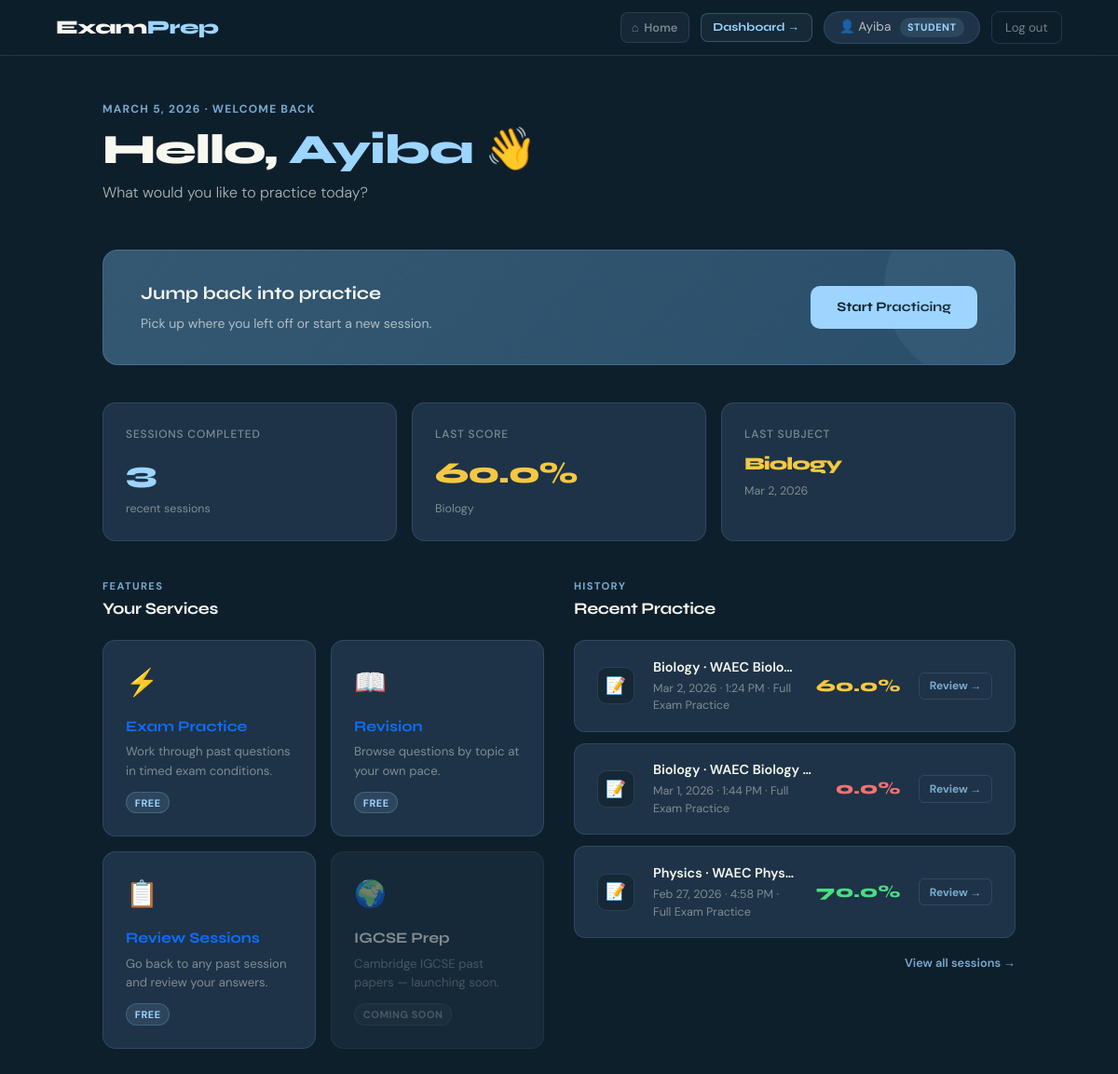
The app's page /dashboard/ (signed in) with its own data.
### Users/models.py (models this page shows, shortened)
class CustomUser(AbstractUser):
    ROLE_CHOICES = [
        ('STUDENT', 'Student'),
        ('TEACHER', 'Teacher'),
    ]
    username = None
    email = models.EmailField('Email address', unique=True)
    role = models.CharField(max_length=10, choices=ROLE_CHOICES, default='STUDENT')
    streak = models.PositiveIntegerField(default=0)
    last_practice_date = models.DateField(null=True, blank=True)
    referral_code = models.CharField(max_length=20, unique=True, null=True, blank=True)
    referred_by = models.ForeignKey('self', on_delete=models.SET_NULL, null=True, blank=True, related_name='referrals')
    is_admin = models.BooleanField(default=False)
    objects = CustomUserManager()
    USERNAME_FIELD = 'email'
    REQUIRED_FIELDS = []

### practice/models.py (models this page shows, shortened)
class PracticeSession(models.Model):
    SESSION_TYPES = [
        ('EXAM', 'Full Exam Practice'),
        ('TOPIC', 'Topic Practice'),
        ('CUSTOM', 'Custom Selection'),
    ]
    user = models.ForeignKey(User, on_delete=models.CASCADE, related_name='practice_sessions')
    session_type = models.CharField(max_length=10, choices=SESSION_TYPES, default='EXAM')
    exam_series = models.ForeignKey(
        ExamSeries, on_delete=models.SET_NULL, null=True, blank=True,
        related_name='practice_sessions'
    )
    subject = models.ForeignKey(
        Subject, on_delete=models.SET_NULL, null=True, blank=True,
        related_name='practice_sessions'
    )
    started_at = models.DateTimeField(auto_now_add=True)
    completed_at = models.DateTimeField(null=True, blank=True)
    score = models.PositiveIntegerField(null=True, blank=True)
    total_marks = models.PositiveIntegerField(null=True, blank=True)
    @property
    def score_percentage(self):
        if self.score is not None and self.total_marks:
            return round((self.score / self.total_marks) * 100, 1)
        return None

### catalog/models.py (models this page shows, shortened)
class Subject(models.Model):
    name = models.CharField(max_length=100, unique=True)
    def __str__(self):
        return self.name

class ExamSeries(models.Model):
    SITTING_CHOICES = [
        ('MAY_JUNE', 'May/June'),
        ('NOV_DEC', 'Nov/Dec'),
        ('MOCK', 'Mock'),
        ('OTHER', 'Other'),
    ]
    exam_board = models.ForeignKey(ExamBoard, on_delete=models.CASCADE, related_name='series')
    subject = models.ForeignKey(Subject, on_delete=models.CASCADE, related_name='exam_series')
    year = models.PositiveIntegerField()
    sitting = models.CharField(max_length=20, choices=SITTING_CHOICES, default='MAY_JUNE')
    class Meta:
        unique_together = ('exam_board', 'subject', 'year', 'sitting')
        verbose_name_plural = 'Exam series'
    def __str__(self):
        return f"{self.exam_board.abbreviation} {self.subject.name} {self.get_sitting_display()} {self.year}"

class ExamBoard(models.Model):
    name = models.CharField(max_length=100, unique=True)
    abbreviation = models.CharField(max_length=20, unique=True)

### Users/views.py (the view)
# urls.py: path('dashboard/', views.dashboard, name='dashboard'),
@login_required
def dashboard(request):
    user = request.user
    recent_sessions = PracticeSession.objects.filter(
        user=user, completed_at__isnull=False
    ).select_related('subject', 'exam_series').order_by('-completed_at')[:3]
    last_session = recent_sessions.first()
    context = {
        'user': user,
        'recent_sessions': recent_sessions,
        'last_session': last_session,
    }
    return render(request, 'Users/dashboard.html', context)

### catalog/context_processors.py (called while the page is built)
def feature_flags(request):
    try:
        all_flags = FeatureFlag.objects.all()
        flags = {}
        for f in all_flags:
            if f.visible_to == 'ALL':
                flags[f.key] = f.is_enabled
            else:
                user = getattr(request, 'user', None)
                role = getattr(user, 'role', None) if user else None
                if role == f.visible_to:
                    flags[f.key] = f.is_enabled
                else:
                    flags[f.key] = False
        return {'flags': flags}
    except Exception:
        return {'flags': {}}

### Users/templates/Users/dashboard.html (shortened to what this page needs)
{% extends 'Users/layout.html' %}
{% load static %}
{% block body %}
<link rel="stylesheet" href="{% static 'Users/dashboard.css' %}">
<div class="dash-body">
  <div class="greeting-block">
    <div class="greeting-eyebrow">{% now "N j, Y" %} · Welcome back</div>
    <h1 class="greeting-title">Hello, <span class="name">{{ user.first_name|default:"there" }}</span> 👋</h1>
    <p class="greeting-sub">
      {% if user.role == 'TEACHER' %}
        Ready to build a test or review question sets for your class?
      {% else %}
        What would you like to practice today?
      {% endif %}
    </p>
  </div>
  <div class="cta-banner">
    <div class="cta-text">
      {% if user.role == 'TEACHER' %}
        <strong>Build a custom question set</strong>
        <span>Filter by exam board, subject, year, topic and difficulty.</span>
      {% else %}
        <strong>Jump back into practice</strong>
        <span>Pick up where you left off or start a new session.</span>
      {% endif %}
    </div>
    {% if user.role == 'TEACHER' %}
      <a href="/app/" class="btn-cta">Open Test Builder</a>
    {% else %}
      <a href="{% url 'practice:practice_home' %}" class="btn-cta">Start Practicing</a>
    {% endif %}
  </div>
  <div class="stats-row">
    <div class="stat-card">
      <div class="stat-card-label">Sessions Completed</div>
      <div class="stat-card-value accent">{{ recent_sessions|length }}</div>
      <div class="stat-card-sub">recent sessions</div>
    </div>
    <div class="stat-card">
      <div class="stat-card-label">Last Score</div>
      {% if last_session and last_session.score_percentage is not None %}
        {% if last_session.score_percentage >= 70 %}<div class="stat-card-value green">{{ last_session.score_percentage }}%</div>
        {% elif last_session.score_percentage >= 50 %}<div class="stat-card-value gold">{{ last_session.score_percentage }}%</div>
        {% else %}<div class="stat-card-value accent">{{ last_session.score_percentage }}%</div>{% endif %}
        <div class="stat-card-sub">{{ last_session.subject }}</div>
      {% else %}
        <div class="stat-card-value accent">—</div>
        <div class="stat-card-sub">no attempts yet</div>
      {% endif %}
    </div>
    <div class="stat-card">
      <div class="stat-card-label">Last Subject</div>
      {% if last_session %}
        <div class="stat-card-value gold" style="font-size:1.2rem; margin-top:0.4rem;">{{ last_session.subject|default:"—" }}</div>
        <div class="stat-card-sub">{{ last_session.started_at|date:"M j, Y" }}</div>
      {% else %}
        <div class="stat-card-value accent">—</div>
        <div class="stat-card-sub">no attempts yet</div>
      {% endif %}
    </div>
  </div>
  <div class="two-col">
    <div>
      <div class="section-header">
        <div class="section-label">Features</div>
        <div class="section-title">Your Services</div>
      </div>
      <div class="services-grid">
        <a href="{% url 'practice:practice_home' %}" class="service-card blue">
          <span class="svc-icon">⚡</span>
          <div class="svc-title">Exam Practice</div>
          <div class="svc-desc">Work through past questions in timed exam conditions.</div>
          <span class="svc-tag free">Free</span>
        </a>
        <a href="{% url 'practice:revision' %}" class="service-card green-card">
          <span class="svc-icon">📖</span>
          <div class="svc-title">Revision</div>
          <div class="svc-desc">Browse questions by topic at your own pace.</div>
          <span class="svc-tag free">Free</span>
        </a>
        <a href="{% url 'practice:history' %}" class="service-card blue">
          <span class="svc-icon">📋</span>
          <div class="svc-title">Review Sessions</div>
          <div class="svc-desc">Go back to any past session and review your answers.</div>
          <span class="svc-tag free">Free</span>
        </a>
        <div class="service-card locked">
          <span class="svc-icon">🌍</span>
          <div class="svc-title">IGCSE Prep</div>
          <div class="svc-desc">Cambridge IGCSE past papers — launching soon.</div>
          <span class="svc-tag soon">Coming Soon</span>
        </div>
      </div>
    </div>
    <div>
      <div class="section-header">
        <div class="section-label">History</div>
        <div class="section-title">Recent Practice</div>
      </div>
      {% if recent_sessions %}
        <div class="sessions-list">
          {% for session in recent_sessions %}
          <div class="session-row">
            <div class="session-icon">
              {% if session.session_type == 'EXAM' %}📝
              {% elif session.session_type == 'TOPIC' %}📖
              {% else %}🗂️{% endif %}
            </div>
            <div class="session-info">
              <div class="session-title">
                {{ session.subject|default:"General" }}{% if session.exam_series %} · {{ session.exam_series }}{% endif %}
              </div>
              <div class="session-meta">
                {{ session.started_at|date:"M j, Y · g:i A" }} · {{ session.get_session_type_display }}
              </div>
            </div>
            {% if session.score_percentage is not None %}
              {% if session.score_percentage >= 70 %}<div class="session-score score-high">{{ session.score_percentage }}%</div>
              {% elif session.score_percentage >= 50 %}<div class="session-score score-mid">{{ session.score_percentage }}%</div>
              {% else %}<div class="session-score score-low">{{ session.score_percentage }}%</div>{% endif %}
            {% else %}
              <div class="session-score" style="color:var(--muted);font-size:0.85rem;">Incomplete</div>
            {% endif %}
            {% if session.completed_at %}
              <a href="{% url 'practice:results_page' session.id %}"
                 onclick="event.stopPropagation()"
                 style="font-size:0.75rem; font-weight:700; color:var(--mid);
                        text-decoration:none; padding:0.3rem 0.65rem;
                        border:1px solid var(--border); border-radius:6px;
                        flex-shrink:0; transition:all 0.15s; white-space:nowrap;"
                 onmouseover="this.style.color='var(--accent)';this.style.borderColor='var(--border-hover)'"
                 onmouseout="this.style.color='var(--mid)';this.style.borderColor='var(--border)'">
                Review →
              </a>
            {% endif %}
          </div>
          {% endfor %}
        </div>
        <div style="margin-top:0.85rem; text-align:right;">
          <a href="{% url 'practice:history' %}"
             style="font-size:0.8rem; color:var(--mid); text-decoration:none; font-weight:600;">
            View all sessions →
          </a>
        </div>
      {% else %}
        <div class="no-sessions">
          <span>📋</span>
          No practice sessions yet.<br>
          Start your first session to see your history here.
        </div>
      {% endif %}
    </div>
  </div>
</div>
{% endblock %}

### Users/templates/Users/layout.html (shortened to what this page needs)
{% load static %}
<!doctype html>
<html lang="en">
  <head>
    <link
      href="https://cdn.jsdelivr.net/npm/bootstrap@5.3.8/dist/css/bootstrap.min.css"
      rel="stylesheet"
    />
    <link rel="stylesheet" href="{% static 'Users/layout.css' %}" />
  </head>
  <body>
    <nav class="dash-nav">
      <div class="nav-left">
        <a href="/" class="dash-logo">Exam<span>Prep</span></a>
      </div>
      <div class="nav-menu" id="navMenu">
        <a href="/" class="btn-home">
          <span class="home-icon">⌂</span> Home
        </a>
        {% if user.is_authenticated %}
          <a href="{% url 'Users:dashboard' %}" class="btn-dashboard">Dashboard →</a>
          <div class="nav-user">
            <span>👤 {{ user.first_name|default:user.email }}</span>
            {% if user.role == 'TEACHER' %}
              <span class="role-pill teacher">Teacher</span>
            {% else %}
              <span class="role-pill student">Student</span>
            {% endif %}
          </div>
          <a href="{% url 'Users:logout' %}" class="btn-logout">Log out</a>
        {% else %}
          <a href="{% url 'Users:request_otp' %}" class="btn-login">Log in →</a>
        {% endif %}
      </div>
    </nav>
    {% block body %}{% endblock %}
    <link rel="stylesheet" href="https://cdnjs.cloudflare.com/ajax/libs/KaTeX/0.16.9/katex.min.css">
  </body>
</html>

### records on screen
CustomUser: first_name "Ayiba"
PracticeSession: score_percentage "60.0", subject "Biology", started_at "Mar 2, 2026", exam_series "WAEC Biolo…", started_at "Mar 2, 2026 · 1:24 PM", session_type "Full Exam Practice", shows "Review →"
PracticeSession: subject "Biology", exam_series "WAEC Biology…", started_at "Mar 1, 2026 · 1:44 PM", session_type "Full Exam Practice", score_percentage "0.0", shows "Review →"
PracticeSession: subject "Physics", exam_series "WAEC Physi…", started_at "Feb 27, 2026 · 4:58 PM", session_type "Full Exam Practice", score_percentage "70.0", shows "Review →"

### other values on screen
{{ recent_sessions|length }} "3"
